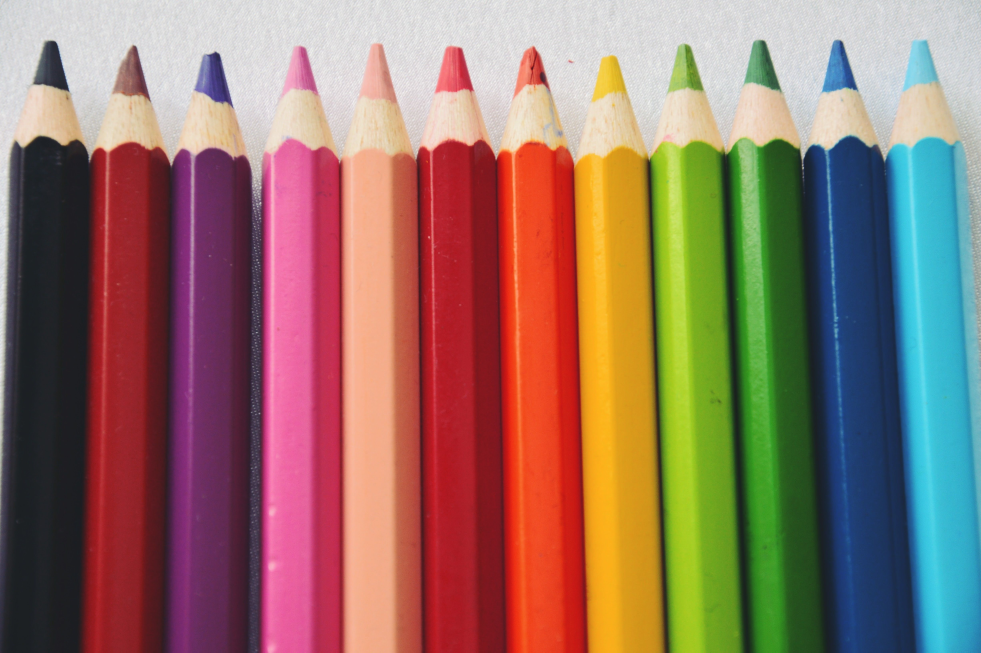
#> input picture data/pencils.jpg, 4905 x 3261 px (shown at 1/5 size); its folder holds only this picture in this run
$ python -i pencil_splitting.py   (imports and definitions only)
#> lines starting #> are read from the running program, lines starting #| are printed output that depends on the picture; after the words box and inside, x2 and y2 are one past the last pixel; in counts of white or black regions, pixels touching at a corner belong together
### image_utils/debug_manager.py
"""
Utility module for managing debug images.
"""
import os
import shutil
import glob
import time
from datetime import datetime
from typing import Optional, Dict, Any

class DebugManager:
    """
    Class to manage debug images, including:
    - Moving old debug images to an 'old' folder
    - Adding chronological indices to new debug images
    - Creating organized debug directories
    """
    def __init__(self, base_dir: str = "debug"):
        """
        Initialize the debug manager.

        Args:
            base_dir: Base directory for debug images
        """
#> called with base_dir = 'debug'
#> further down, picture is the input picture: shape (3261, 4905, 3); mean B, G, R 101.6, 114.9, 147.4
        self.base_dir = os.path.join(os.getcwd(), base_dir)
        self.execution_timestamp = datetime.now().strftime("%Y%m%d_%H%M%S")
        self.step_counter = 0
        self.step_timestamps = {}

        # Create the base directory if it doesn't exist
        os.makedirs(self.base_dir, exist_ok=True)

    # [115 lines left out: functions prepare_debug_directory, get_debug_path, save_debug_image, save_debug_csv, not called in this run]

# Global debug manager instance
debug_manager = DebugManager()

# [49 lines left out: functions prepare_debug_directory, get_debug_path, save_debug_image, save_debug_csv, not called in this run]

### detection/pencil_splitting.py
"""
Module for detecting and splitting pencils of different colors.
"""
import csv
import cv2
import numpy as np
from typing import List, Dict, Any, Tuple, Optional, TYPE_CHECKING
import os
import shutil
from image_utils.debug_manager import save_debug_image
from config import COLOR_RANGES

# Evita errori di importazione circolare per i type hints
if TYPE_CHECKING:
    from pencil_splitting import PencilDetector


class PencilDetector:
    """
    Classe per la rilevazione e gestione delle matite.
    Centralizza le operazioni comuni per evitare duplicazioni di codice.
    """
    def __init__(self, image: np.ndarray, color_name: str = 'unknown', debug: bool = False):
        """
        Inizializza il rilevatore di matite.

        Args:
            image: Immagine originale in formato BGR
            color_name: Nome del colore delle matite da rilevare
            debug: Se True, salva le immagini di debug
        """
#> called with color_name = 'green', debug = False
        self.image = image
        self.color_name = color_name
        self.debug = debug
        self.hsv_image = cv2.cvtColor(image, cv2.COLOR_BGR2HSV)
#> self.hsv_image: shape (3261, 4905, 3); mean H, S, V 89.7, 135, 168.5
        self.color_mask = None
        self.debug_dir = None
        self.color_debug_dir = None

        if debug:
            from image_utils.debug_manager import prepare_debug_directory
            self.debug_dir = prepare_debug_directory()
            self.color_debug_dir = os.path.join(self.debug_dir, color_name)
            os.makedirs(self.color_debug_dir, exist_ok=True)

    def create_color_mask(self, hsv_image: np.ndarray = None) -> np.ndarray:
        """
        Crea una maschera per il colore specificato.
        Se la maschera è già stata calcolata per l'immagine HSV principale e non viene fornita
        un'immagine HSV specifica, riutilizza la maschera esistente.

        Args:
            hsv_image: Immagine HSV (opzionale, se non fornita usa self.hsv_image)

        Returns:
            Maschera binaria per il colore specificato
        """
        # Se non viene fornita un'immagine HSV specifica e abbiamo già calcolato la maschera
        # per l'immagine HSV principale, riutilizziamo quella
        if hsv_image is None:
            hsv_image = self.hsv_image
            if self.color_mask is not None:
                return self.color_mask

        # Crea la maschera per il colore specificato
        if self.color_name == 'red' or self.color_name == 'pink':
            # Per il rosso e il rosa dobbiamo combinare due intervalli
            mask1 = cv2.inRange(hsv_image, COLOR_RANGES[self.color_name]['lower1'], COLOR_RANGES[self.color_name]['upper1'])
            mask2 = cv2.inRange(hsv_image, COLOR_RANGES[self.color_name]['lower2'], COLOR_RANGES[self.color_name]['upper2'])
            color_mask = cv2.bitwise_or(mask1, mask2)
        elif self.color_name in COLOR_RANGES:
            color_mask = cv2.inRange(hsv_image, COLOR_RANGES[self.color_name]['lower'], COLOR_RANGES[self.color_name]['upper'])
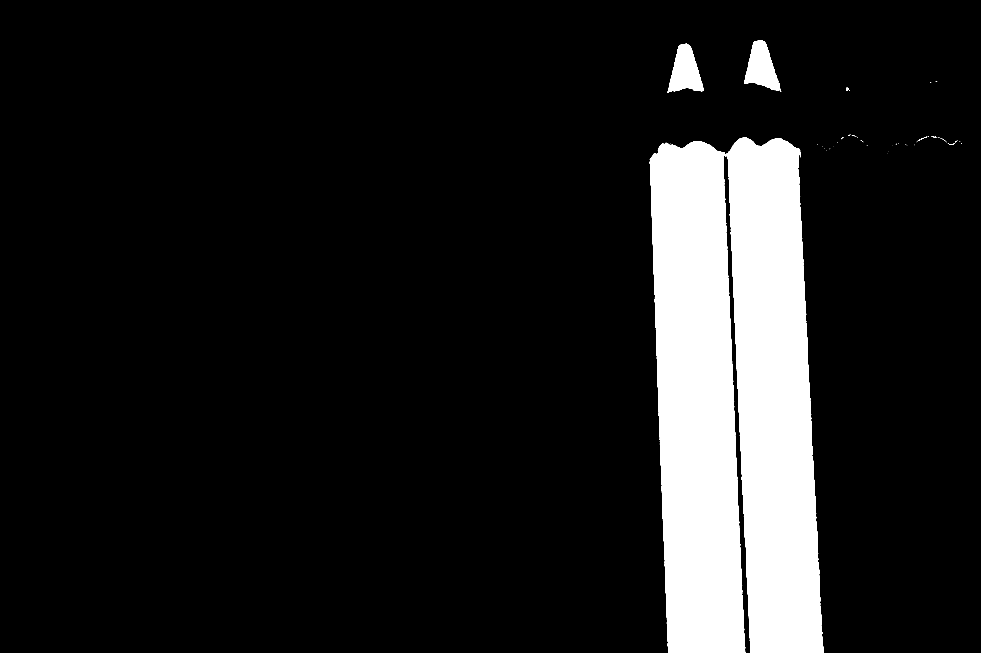
#> color_mask: shape (3261, 4905) (shown at 1/5 size); 12% white; 63 white regions (53 under 20 px), largest, box (x1, y1, x2, y2) and area: (3248, 688, 4117, 3261) 1860826, (3339, 219, 3520, 465) 26628, (3721, 202, 3906, 460) 26473
        else:
            # Se il colore non è supportato, usiamo una maschera che include tutti i pixel non neri
            s_channel = hsv_image[:, :, 1]
            v_channel = hsv_image[:, :, 2]
            color_mask = cv2.bitwise_and(s_channel > 30, v_channel > 30)
            color_mask = color_mask.astype(np.uint8) * 255

        # Se stiamo usando l'immagine HSV principale, memorizziamo la maschera
        if hsv_image is self.hsv_image:
            self.color_mask = color_mask

        return color_mask

    def apply_morphology(self, mask: np.ndarray, kernel_size: int = 5, close_iterations: int = 2, open_iterations: int = 1) -> np.ndarray:
        """
        Applica operazioni morfologiche alla maschera.

        Args:
            mask: Maschera binaria
            kernel_size: Dimensione del kernel
            close_iterations: Numero di iterazioni per l'operazione di chiusura
            open_iterations: Numero di iterazioni per l'operazione di apertura

        Returns:
            Maschera binaria migliorata
        """
#> called with kernel_size = 5, close_iterations = 2, open_iterations = 1
        kernel = np.ones((kernel_size, kernel_size), np.uint8)
        mask = cv2.morphologyEx(mask, cv2.MORPH_CLOSE, kernel, iterations=close_iterations)
#> mask: shape (3261, 4905); 12% white; 54 white regions (43 under 20 px), largest, box (x1, y1, x2, y2) and area: (3248, 688, 4117, 3261) 1862502, (3339, 219, 3520, 465) 26669, (3721, 202, 3906, 460) 26554
        mask = cv2.morphologyEx(mask, cv2.MORPH_OPEN, kernel, iterations=open_iterations)
#> mask: shape (3261, 4905); 12% white; 4 white regions
        return mask

    def find_contours(self, mask: np.ndarray) -> List:
        """
        Trova i contorni nella maschera.

        Args:
            mask: Maschera binaria

        Returns:
            Lista di contorni trovati
        """
        contours, _ = cv2.findContours(mask, cv2.RETR_EXTERNAL, cv2.CHAIN_APPROX_SIMPLE)
#> contours = 4 contours; box (x1, y1, x2, y2) and area: (3249, 688, 4117, 3261) 1856548, (3339, 219, 3519, 463) 26308, (3721, 202, 3904, 454) 26178, (4231, 439, 4243, 453) 134

        # Per i colori problematici, se non troviamo abbastanza contorni, proviamo un approccio alternativo
        if self.color_name in ['red', 'black', 'purple', 'pink'] and len(contours) < 5:
            # Proviamo un approccio basato sulla saturazione e valore piuttosto che sul colore
            # Questo è utile per rilevare le mine che hanno colori diversi dal corpo della matita
            h, s, v = cv2.split(self.hsv_image)

            # Creiamo una maschera basata principalmente su saturazione e valore
            # per catturare le mine che hanno colori diversi
            if self.color_name == 'red':
                # Per il rosso con mina marrone
                alt_mask = cv2.inRange(s, 20, 200) & cv2.inRange(v, 30, 200)
            elif self.color_name == 'black':
                # Per il nero con mina grigia
                alt_mask = cv2.inRange(s, 0, 80) & cv2.inRange(v, 30, 150)
            elif self.color_name == 'purple':
                # Per il viola
                alt_mask = cv2.inRange(s, 30, 200) & cv2.inRange(v, 30, 200)
            elif self.color_name == 'pink':
                # Per il rosa carne
                alt_mask = cv2.inRange(s, 20, 150) & cv2.inRange(v, 100, 230)

            # Applichiamo operazioni morfologiche per migliorare la maschera alternativa
            kernel = cv2.getStructuringElement(cv2.MORPH_ELLIPSE, (3, 3))
            alt_mask = cv2.morphologyEx(alt_mask, cv2.MORPH_CLOSE, kernel, iterations=1)
            alt_mask = cv2.morphologyEx(alt_mask, cv2.MORPH_OPEN, kernel, iterations=1)

            # Salva la maschera alternativa se in modalità debug
            if self.debug:
                self.save_debug_image(alt_mask, f"{self.color_name}_alt_mask_for_tips.jpg")

            # Trova i contorni nella maschera alternativa
            alt_contours, _ = cv2.findContours(alt_mask, cv2.RETR_EXTERNAL, cv2.CHAIN_APPROX_SIMPLE)

            # Combina i contorni trovati con entrambi i metodi
            contours = contours + alt_contours

        return contours

    # [43 lines left out: functions filter_contours_by_area, filter_contours_by_aspect_ratio, not called in this run]

    def get_min_max_area_for_tips(self) -> Tuple[int, int]:
        """
        Restituisce le soglie di area minima e massima per le punte in base al colore.

        Returns:
            Tupla (min_area, max_area)
        """
        if self.color_name == 'red':
            max_area = 50000  # Soglia molto più alta per il rosso che può avere punte di diversi colori
            min_area = 50     # Soglia minima molto ridotta per il rosso
        elif self.color_name == 'pink':
            max_area = 45000  # Soglia più alta per il rosa
            min_area = 70
        elif self.color_name == 'black':
            max_area = 30000  # Soglia aumentata per il nero
            min_area = 40     # Soglia minima ridotta per il nero
        elif self.color_name == 'blue' or self.color_name == 'light_blue':
            max_area = 35000  # Soglia specifica per il blu/azzurro
            min_area = 70
        elif self.color_name == 'yellow':
            max_area = 30000  # Soglia specifica per il giallo
            min_area = 80
        elif self.color_name == 'purple':
            max_area = 32000  # Soglia aumentata per il viola
            min_area = 50     # Soglia minima ridotta per il viola
        elif self.color_name == 'orange':
            max_area = 32000  # Soglia specifica per l'arancione
            min_area = 80
        elif self.color_name == 'green':
            max_area = 35000  # Soglia specifica per il verde
            min_area = 50     # Soglia minima ridotta per il verde
        else:
            max_area = 30000  # Soglia standard per gli altri colori
            min_area = 50     # Soglia minima ridotta per evitare di perdere punte piccole

        return min_area, max_area

    def get_max_aspect_ratio_for_tips(self) -> float:
        """
        Restituisce il rapporto d'aspetto massimo per le punte in base al colore.

        Returns:
            Rapporto d'aspetto massimo
        """
        if self.color_name == 'red':
            return 8.0  # Molto più permissivo per il rosso
        elif self.color_name == 'pink':
            return 7.0  # Più permissivo per il rosa
        elif self.color_name == 'black':
            return 6.5  # Più permissivo per il nero
        elif self.color_name in ['purple', 'violet']:
            return 6.0  # Più permissivo per il viola
        elif self.color_name in ['blue', 'light_blue']:
            return 5.5  # Per blu/azzurro
        elif self.color_name == 'green':
            return 5.0  # Specifico per il verde
        else:
            return 5.0  # Standard aumentato per gli altri colori

    # [17 lines left out: function save_debug_image, not called in this run]


def calculate_iou(box1: Tuple[int, int, int, int], box2: Tuple[int, int, int, int]) -> float:
    """
    Calcola l'Intersection over Union (IoU) tra due bounding box.

    Args:
        box1: Primo bounding box in formato (x, y, w, h)
        box2: Secondo bounding box in formato (x, y, w, h)

    Returns:
        IoU tra i due bounding box (valore tra 0 e 1)
    """
    # Converti da (x, y, w, h) a (x1, y1, x2, y2)
    x1_1, y1_1, w1, h1 = box1
    x2_1, y2_1 = x1_1 + w1, y1_1 + h1

    x1_2, y1_2, w2, h2 = box2
    x2_2, y2_2 = x1_2 + w2, y1_2 + h2

    # Calcola le coordinate dell'intersezione
    x1_i = max(x1_1, x1_2)
    y1_i = max(y1_1, y1_2)
    x2_i = min(x2_1, x2_2)
    y2_i = min(y2_1, y2_2)

    # Calcola l'area dell'intersezione
    if x2_i <= x1_i or y2_i <= y1_i:
        # Non c'è intersezione
        return 0.0

    area_i = (x2_i - x1_i) * (y2_i - y1_i)

    # Calcola le aree dei due bounding box
    area1 = w1 * h1
    area2 = w2 * h2

    # Calcola l'IoU
    iou = area_i / float(area1 + area2 - area_i)

    return iou


def detect_and_split_pencils(image: np.ndarray, color: str = 'green', debug: bool = False) -> List[Dict[str, Any]]:
    """
    Rileva e divide le matite del colore specificato nell'immagine.

    Args:
        image: Immagine originale in formato BGR
        color: Colore delle matite da rilevare ('green', 'red', ecc.)
        debug: Se True, salva le immagini di debug

    Returns:
        Lista di dizionari contenenti le informazioni sulle matite divise
    """
    # Crea un'istanza del rilevatore di matite
    detector = PencilDetector(image, color, debug)

    # Converti in HSV
    hsv = detector.hsv_image

    # Crea la maschera per il colore specificato
    color_mask = detector.create_color_mask(hsv)

    # Applica operazioni morfologiche per migliorare la maschera
    color_mask = detector.apply_morphology(color_mask)

    # Salva solo la maschera finale se richiesto
    if debug:
        # Salviamo solo l'immagine della maschera del colore rilevato
        detector.save_debug_image(color_mask, f"{color}_mask.jpg")

    # Trova i contorni nella maschera
    contours = detector.find_contours(color_mask)

    # Filtra i contorni per area e rapporto altezza/larghezza
    # Imposta soglie di area minima diverse per colori diversi
    min_area = 40000   # Soglia standard per la maggior parte dei colori

    filtered_contours = []

    for c in contours:
        area = cv2.contourArea(c)
        if area < min_area:
            continue

        # Verifica anche le proporzioni (le matite sono più alte che larghe)
        x, y, w, h = cv2.boundingRect(c)
        aspect_ratio = float(h) / w if w > 0 else 0

        # Le matite tendono ad essere più alte che larghe
        if aspect_ratio < 2.0:  # Deve essere almeno due volte più alta che larga
            continue

        # Aggiungiamo un filtro sulla larghezza minima
        if w < 200:
            continue

        filtered_contours.append(c)
#> this loop made 4 passes
#> area on passes 2 to 4: 134.5, 26307.5, 26178
#> after the loop, filtered_contours = 1 contour; box (x1, y1, x2, y2) and area: (3249, 688, 4117, 3261) 1856548

    # Lista per memorizzare tutte le matite del colore specificato (dopo la divisione)
    all_pencils = []

    # Debug: crea una cartella per questo colore e salva le informazioni richieste
    if debug:
        # Creiamo la directory per questo colore
        debug_dir = detector.color_debug_dir
        # Rimuovi la cartella se esiste già
        if os.path.exists(debug_dir):
            shutil.rmtree(debug_dir)
        os.makedirs(debug_dir, exist_ok=True)

        # Salva l'immagine con i contorni filtrati
        contours_img = image.copy()
        cv2.drawContours(contours_img, filtered_contours, -1, (0, 255, 0), 2)
        filtered_contours_path = os.path.join(debug_dir, f"all_detected_{color}_pencils.jpg")
        cv2.imwrite(filtered_contours_path, contours_img)

        # Crea un file CSV per salvare le informazioni sulle matite rilevate
        csv_path = os.path.join(debug_dir, f"{color}_pencils_info.csv")
        csv_headers = ['id', 'x', 'y', 'width', 'height', 'area', 'aspect_ratio', 'num_divisions']
        with open(csv_path, 'w', newline='') as csvfile:
            writer = csv.writer(csvfile)
            writer.writerow(csv_headers)

    # Per ogni contorno, crea un "pencil" e prova a dividerlo
    for i, contour in enumerate(filtered_contours):
        # Crea un bounding box
        x, y, w, h = cv2.boundingRect(contour)
        current_bbox = (x, y, w, h)

        # Verifica se questa matita si sovrappone significativamente con matite già rilevate
        is_duplicate = False
        for existing_pencil in all_pencils:
            existing_bbox = existing_pencil['bbox']
            iou = calculate_iou(current_bbox, existing_bbox)

            # Se l'IoU è alto, consideriamo questa come una duplicazione
            if iou > 0.2:
                is_duplicate = True
                break

        # Se è una duplicazione, salta questo contorno
        if is_duplicate:
            continue

        # Estrai la regione della matita dall'immagine originale
        pencil_region = image[y:y+h, x:x+w]

        # Se debug è attivo, salva l'immagine dell'area rilevata
        if debug:
            area_path = os.path.join(debug_dir, f"{color}_area_{i+1}.jpg")
            cv2.imwrite(area_path, pencil_region)

        # Crea un dizionario pencil
        pencil = {
            'bbox': current_bbox,
            'contour': contour,
            'area': cv2.contourArea(contour),
            'color_name': color
        }

        # Prova a dividere la matita
        split_results = split_pencils(image, pencil, detector, hsv_image=hsv, debug=debug, area_id=i+1)

        # Aggiorna il colore per ogni matita divisa
        for split_pencil in split_results:
            split_pencil['color_name'] = color

        # Verifica anche che le matite divise non si sovrappongano tra loro
        non_overlapping_results = []
        for j, split_pencil in enumerate(split_results):
            is_duplicate = False
            for k, existing_split in enumerate(non_overlapping_results):
                iou = calculate_iou(split_pencil['bbox'], existing_split['bbox'])
                if iou > 0.2:
                    is_duplicate = True
                    break

            if not is_duplicate:
                non_overlapping_results.append(split_pencil)

                # Se debug è attivo, aggiungi le informazioni al CSV
                if debug:
                    px, py, pw, ph = split_pencil['bbox']
                    area = cv2.contourArea(contour)
                    aspect_ratio = float(h) / w if w > 0 else 0
                    with open(os.path.join(debug_dir, f"{color}_pencils_info.csv"), 'a', newline='') as csvfile:
                        writer = csv.writer(csvfile)
                        writer.writerow([f"{i+1}_{j+1}", x + px, y + py, pw, ph, area, aspect_ratio, len(split_results)])

        # Aggiungi le matite divise non sovrapposte alla lista dei risultati
        all_pencils.extend(non_overlapping_results)
#> this loop made 1 pass
#> (x, y, w, h) on pass 1: (3249, 688, 868, 2573)
#> pass 1, in detect_and_split_pencils, `pencil_region = image[y:y+h, x:x+w]`:
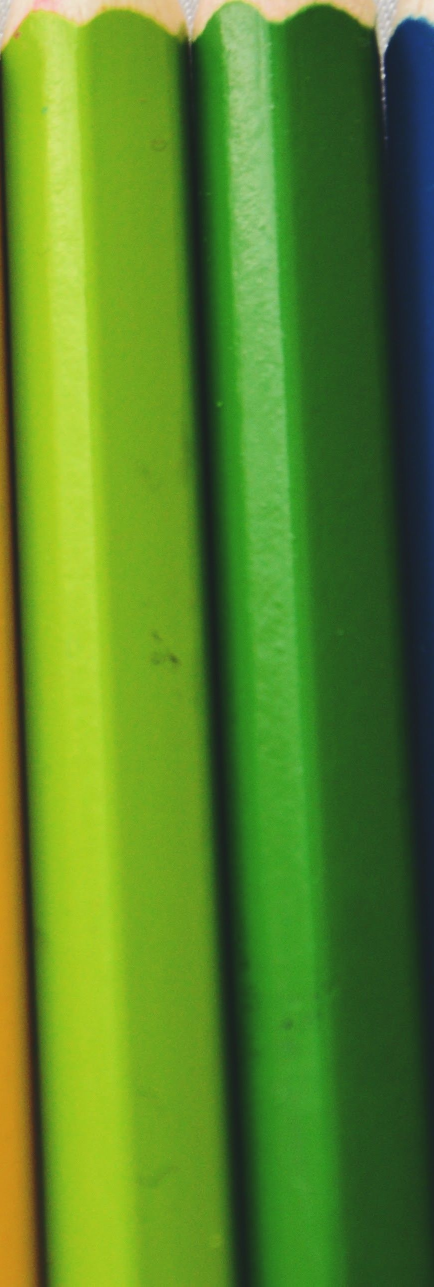
#> pencil_region: shape (2573, 868, 3) (shown at 1/2 size); mean B, G, R 39.6, 131.6, 87.5
#> after the loop, all_pencils = 2 items; split_pencil = {'bbox': (3633, 697, 484, 2564), 'contour': contour of 860 points, box (x1, y1, x2, y2) (384, 9, 868, 2573), area 904811, 'area': 904811, 'color_name': 'green', 'hue_value': 55.09}
#> (the rest of the program and of its run is left out)
